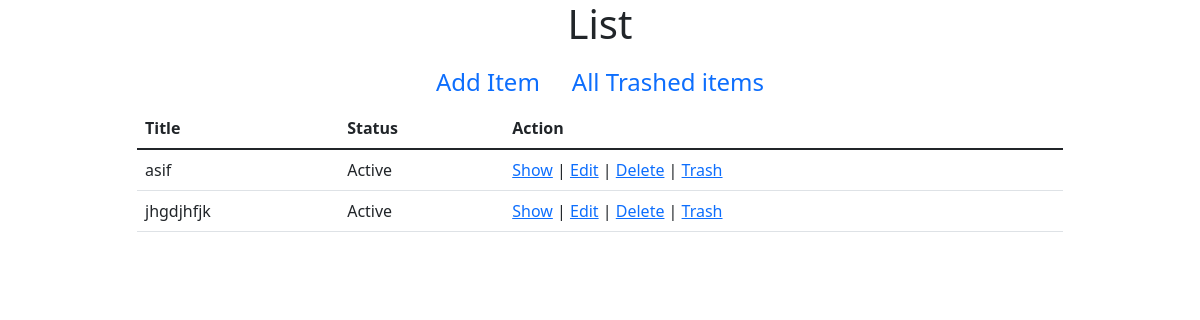
Before: /admin/Products/index.php with the older database file.
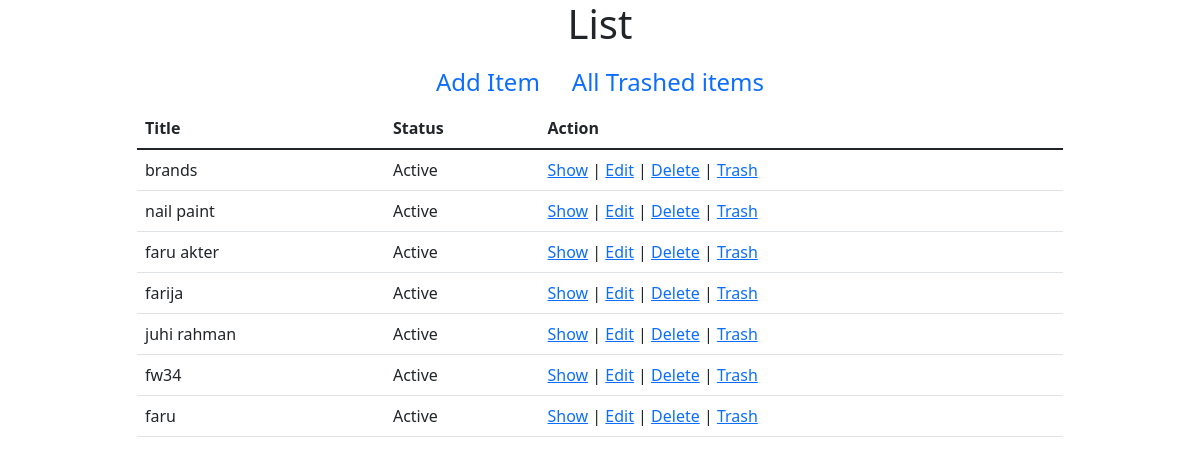
After: the same page with the newer database file.
### tables this page shows
CREATE TABLE `product` (
  `id` int(11) NOT NULL,
  `title` varchar(55) NOT NULL,
  `is_active` tinyint(4) NOT NULL DEFAULT '0',
  `picture` varchar(55) DEFAULT NULL,
  `created_at` datetime NOT NULL DEFAULT CURRENT_TIMESTAMP,
  `modified_at` datetime NOT NULL DEFAULT CURRENT_TIMESTAMP,
  `is_deleted` tinyint(4) DEFAULT '0'
);

### src/Product.php (called while the page is built, shortened)
<?php
class Product
{
    public $conn=null;
    public function __construct()
    {
        $this->conn = new PDO("mysql:host=localhost;dbname=ecommerceseip", 'root', '');
        $this->conn->setAttribute(PDO::ATTR_ERRMODE, PDO::ERRMODE_EXCEPTION);
    }
    public function index(){
    $query = "SELECT * FROM `product` where is_deleted=0 ";
    $stmt = $this->conn->prepare($query);
    $result = $stmt->execute();
    $products = $stmt->fetchAll();
    return $products;
 }
}

### admin/Products/index.php (the view, shortened to what this page needs)
<?php
$_product = new Product();
$products = $_product->index();
?>
<!doctype html>
<html lang="en">
<head>
    <link href="https://cdn.jsdelivr.net/npm/bootstrap@5.1.3/dist/css/bootstrap.min.css" rel="stylesheet"
>
</head>
<body>
<section>
    <div class="container">
        <div class="row justify-content-center">
            <div class="col-md-10">
                <h1 class="text-center">List</h1>
                <ul class="nav justify-content-center fs-4">
                    <li class="nav-item">
                        <a class="nav-link" href="create.php">Add Item</a>
                    </li>
                    <li class="nav-item">
                        <a class="nav-link" href="trash_index.php">All Trashed items</a>
                    </li>
                </ul>
                <table class="table">
                    <thead>
                    <tr>
                        <th scope="col">Title</th>
                        <th scope="col">Status</th>
                        <th scope="col">Action</th>
                    </tr>
                    </thead>
                    <tbody>
                    <?php
                    if(count($products)>0):
                    foreach ($products as $product):
                        ?>
                        <tr>
                            <td><?= $product['title'];?></td>
                            <td><?= $product['is_active']? 'Active' : 'Deactiveted';?></td>
                            <td>
                                <a href="show.php?id=<?=$product['id'];?>">Show</a> |
                                <a href="edit.php?id=<?=$product['id'];?>">Edit</a>  |
                                <a href="delete.php?id=<?=$product['id'];?>" onclick="return confirm('Are you sure you want to delete?')">Delete</a> | <a href="trash.php?id=<?=$product['id'];?>" onclick="return confirm('Are you sure you want to delete?')">Trash</a>
                            </td>
                        </tr>
                    <?php
                    endforeach;
                    else:
                    ?>
                    <tr>
                        <td colspan="2">No product is available.<a href="create.php">Click here to add one.</a> </td>
                    </tr>
                    <?php
                    endif;
                    ?>
                    </tbody>
                </table>
            </div>
        </div>
    </div>
</section>
</body>
</html>

Changed rows visible on the page:
no longer on this page (row edited): product: title "asif", is_active "Active"
removed product: title "jhgdjhfjk", is_active "Active"
added product: title "brands", is_active "Active"
added product: title "nail paint", is_active "Active"
added product: title "faru akter", is_active "Active"
added product: title "farija", is_active "Active"
added product: title "juhi rahman", is_active "Active"
added product: title "fw34", is_active "Active"
added product: title "faru", is_active "Active"
